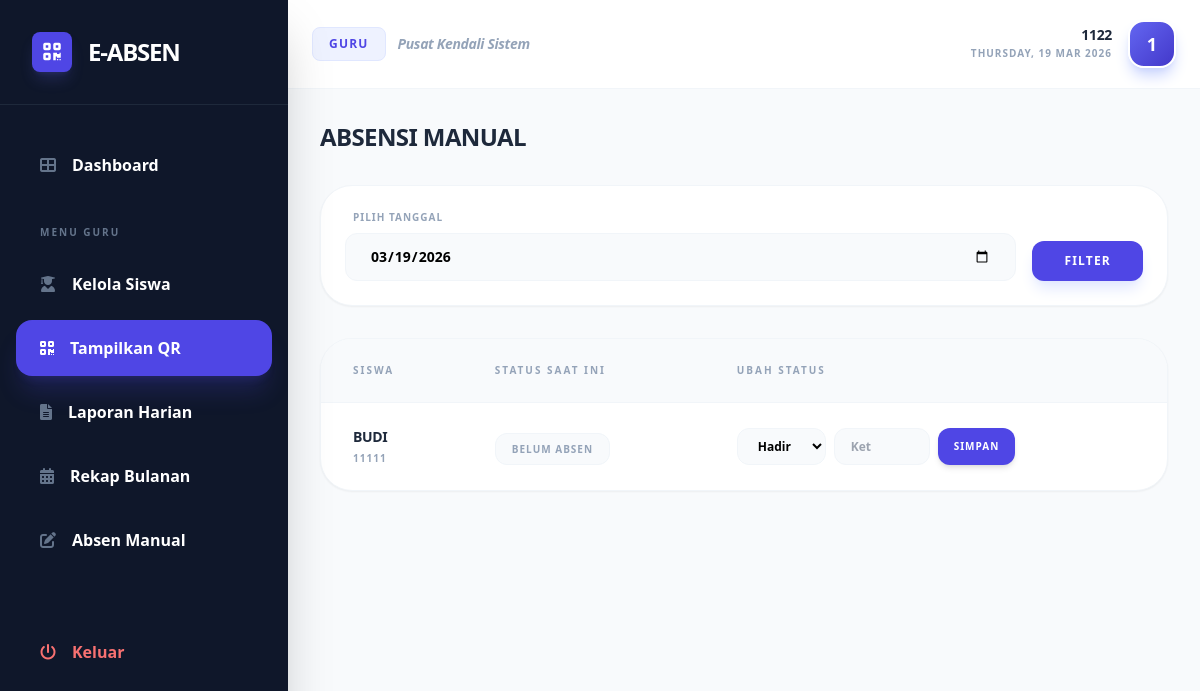
The page /guru/absensi_manual.php (signed in) on the database its author committed.
### tables this page shows
CREATE TABLE `siswa` (
  `id` int(11) NOT NULL,
  `user_id` int(11) DEFAULT NULL,
  `nis` varchar(20) DEFAULT NULL,
  `nama_lengkap` varchar(100) DEFAULT NULL,
  `kelas_jurusan` varchar(50) DEFAULT NULL
);

### guru/absensi_manual.php (the view, shortened to what this page needs)
<?php
include '../include/config.php';
$tgl_pilih = $_GET['tgl'] ?? date('Y-m-d');
$query_tampil = "SELECT s.id, s.nama_lengkap, s.kelas_jurusan, s.nis, a.status, a.keterangan FROM siswa s LEFT JOIN absensi a ON s.id = a.siswa_id AND a.tanggal = '$tgl_pilih'";
$result = mysqli_query($conn, $query_tampil . " ORDER BY s.nama_lengkap ASC");
?>
<!DOCTYPE html>
<html lang="id">
<head>
    <script src="https://cdn.tailwindcss.com"></script>
    <link rel="stylesheet" href="https://cdnjs.cloudflare.com/ajax/libs/font-awesome/6.0.0/css/all.min.css">
</head>
<body class="bg-slate-50 flex">
    <?php include '../include/sidebar.php'; ?>
    <div class="flex-1 md:ml-72 flex flex-col min-h-screen">
        <?php include '../include/header_nav.php'; ?>
        <main class="p-4 md:p-8">
            <h1 class="text-2xl font-black text-slate-800 mb-8 uppercase tracking-tight">Absensi Manual</h1>
            <div class="bg-white p-6 rounded-[2rem] shadow-sm border border-slate-100 mb-8 no-print">
                <form action="" method="GET" class="flex flex-wrap gap-4 items-end">
                    <div class="flex-1 min-w-[200px]">
                        <label class="text-[10px] font-black text-slate-400 uppercase tracking-widest px-2 mb-2 block">Pilih Tanggal</label>
                        <input type="date" name="tgl" value="<?= $tgl_pilih ?>" class="w-full px-6 py-3 bg-slate-50 border border-slate-100 rounded-xl font-bold text-sm outline-none focus:ring-2 focus:ring-indigo-500">
                    </div>
                    <button type="submit" class="bg-indigo-600 text-white px-8 py-3 rounded-xl font-black text-xs uppercase tracking-widest hover:bg-indigo-700 transition-all shadow-lg shadow-indigo-100">Filter</button>
                </form>
            </div>
            <div class="bg-white rounded-[2rem] shadow-sm border border-slate-100 overflow-hidden">
                <div class="overflow-x-auto">
                    <table class="w-full text-left border-collapse">
                        <thead>
                            <tr class="bg-slate-50 text-slate-400 text-[10px] uppercase font-black tracking-[0.2em] border-b border-slate-100">
                                <th class="px-8 py-6">Siswa</th>
                                <th class="px-8 py-6">Status Saat Ini</th>
                                <th class="px-8 py-6">Ubah Status</th>
                            </tr>
                        </thead>
                        <tbody class="divide-y divide-slate-50">
                            <?php while($row = mysqli_fetch_assoc($result)):
                                $st = $row['status'] ?? 'belum absen';
                                $color = ['hadir'=>'bg-emerald-50 text-emerald-600','sakit'=>'bg-amber-50 text-amber-600','izin'=>'bg-blue-50 text-blue-600','alpha'=>'bg-rose-50 text-rose-600'];
                            ?>
                            <tr class="hover:bg-slate-50/50 transition-colors">
                                <td class="px-8 py-6">
                                    <p class="text-sm font-black text-slate-800 uppercase tracking-tight"><?= $row['nama_lengkap'] ?></p>
                                    <p class="text-[10px] font-bold text-slate-400 uppercase tracking-widest mt-1"><?= $row['nis'] ?></p>
                                </td>
                                <td class="px-8 py-6">
                                    <span class="px-4 py-2 rounded-xl text-[10px] font-black uppercase tracking-widest border <?= $color[$st] ?? 'bg-slate-50 text-slate-400 border-slate-100' ?>"><?= $st ?></span>
                                </td>
                                <td class="px-8 py-6">
                                    <form action="" method="POST" class="flex flex-wrap gap-2">
                                        <select name="status" class="px-4 py-2 bg-slate-50 border border-slate-100 rounded-xl font-bold text-xs outline-none">
                                            <option value="hadir" <?= $st == 'hadir' ? 'selected' : '' ?>>Hadir</option>
                                        </select>
                                        <input type="text" name="ket" value="<?= $row['keterangan'] ?>" placeholder="Ket" class="px-4 py-2 bg-slate-50 border border-slate-100 rounded-xl font-bold text-xs outline-none w-24">
                                        <button type="submit" name="update" class="bg-indigo-600 text-white px-4 py-2 rounded-xl text-[10px] font-black uppercase tracking-widest shadow-md">Simpan</button>
                                    </form>
                                </td>
                            </tr>
                            <?php endwhile; ?>
                        </tbody>
                    </table>
                </div>
            </div>
        </main>
    </div>
</body>
</html>

### rows shown on the page
siswa: nama_lengkap "BUDI", nis "11111", st "BELUM ABSEN"

### other values the page prints
$_SESSION['role'] "GURU"
$_SESSION['username'] "1122"
substr($_SESSION['username'], 0, 1) "1"
